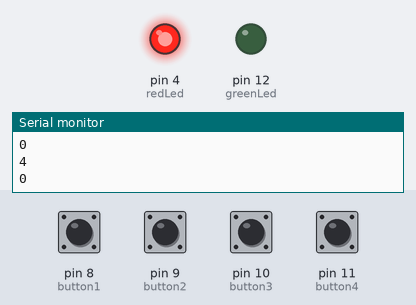
Simulated run of this sketch. Board: Arduino Uno, built with avr-gcc and run on an emulated ATmega328P. Shown: output pins drawn as LEDs (lit = HIGH), the last lines printed to the serial monitor. Dashed ring = blinking. The inputs (shaded band) are chosen by the test bench; at power-on: pin 8 (button1), pin 9 (button2), pin 10 (button3), pin 11 (button4) LOW.

Above: at 2.1 s.
2.2 s: pin 8 (button1) pulled HIGH for 1 s
At 3.17 s:
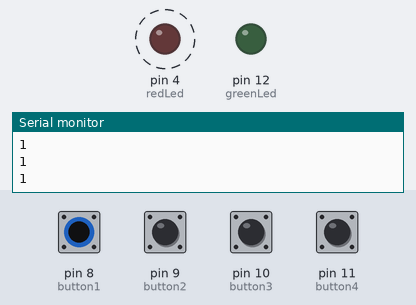
5.2 s: pin 9 (button2) pulled HIGH for 1 s
At 8.8 s:
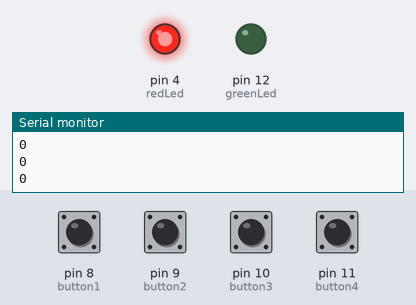
9.1 s: pin 10 (button3) pulled HIGH for 1 s
At 10.32 s:
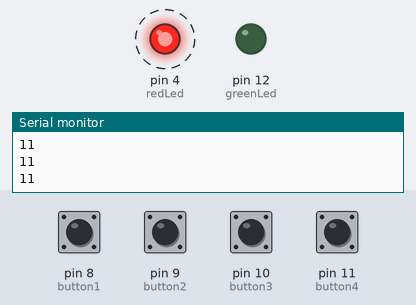
Timing chart, 0 to 13.2 s (numbered marks = the images above; inputs shaded):
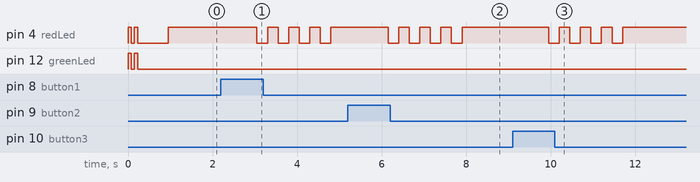

The sketch:

escape_room.ino
```cpp
/*
 *
 * four button arduino lock
 */

const int button1 = 8; //first button is on pin 8
const int button2 = 9; //second is on pin 9
const int button3 = 10; //third is pin 10
const int button4 = 11; //fourth is pin 11

const int redLed = 4; //red LED is on pin 4
const int greenLed = 12; //green LED is pin 12


int code[] = {1, 2, 3, 4}; //the desired code is entered in this array,
//separated by commas

int entered[4]; //create a new empty array for the code entered by

//the user (has 4 elements)
void setup() { //run once at sketch startup

  Serial.begin(9600); //begin Serial
  pinMode(button1, INPUT); //button 1 is an input
  pinMode(button2, INPUT); //button 2 is an input
  pinMode(button3, INPUT); //button 3 is an input
  pinMode(button4, INPUT); //button 4 is an input
  pinMode(redLed, OUTPUT); //the red LED is an output
  pinMode(greenLed, OUTPUT); // the green LED is an output

  setupLights(); //run the setupLights routine
  setupLights(); //run it again

  delay(650); //delay (only for effect, :P not needed)

  digitalWrite(redLed, HIGH); //turn the red LED on

  for (int i = 0; i < 4; i++) { //work through numbers 0-3
    Serial.println(code[i]); //print each digit of the code
    Serial.println(entered[i]); //print each element of the entered[]
    //array (this was for me to check that it
    //started at 0
  }
}


void loop() { //run repeatedly
  if (digitalRead(button1) == HIGH) { //if button1 is pressed
    checkEntered1(1); //call checkEntered and pass it a 1
    delay(250);//wait, needed for correct functioning, otherwise
    //buttons are deemed to be pressed more than once
  }
  else if (digitalRead(button2) == HIGH) { //if button2 is pressed
    checkEntered1(2); //call checkEntered1 and pass it a 2
    delay(250); //wait
  }
  else if (digitalRead(button3) == HIGH) { //if button3 is pressed
    checkEntered1(3); //call checkEntered1 and pass it a 3
    delay(250); //wait
  }
  else if (digitalRead(button4) == HIGH) {
    checkEntered1(4); //call checkEntered1 and pass it a 4
    delay(250); //wait
  }
}


void checkEntered1(int button ) { //check the first element of the entered[] array
  if (entered[0] != 0) { //if it is not a zero, i.e. it has already been inputted
    checkEntered2(button); //move on to checkEntered2, passing it "button"
  }

  else if (entered[0] == 0) { //if it is zero, i.e. if it hasn't been defined with a    button yet
    entered[0] = button; //set the first element as the button that has been    pressed
    Serial.print("1: "); Serial.println(entered[0]); //for debugging
  }

}


void checkEntered2(int button) { //check the second element of the entered[] array
  if (entered[1] != 0) { //if it is not a zero, i.e. it has already been inputted
    checkEntered3(button); //move on to checkEntered3, passing it "button"
  }

  else if (entered[1] == 0) { //if it is zero, i.e. if it hasn't been defined with a    button yet
    entered[1] = button; //set the second element as the button that has been    pressed
    Serial.print("2: "); Serial.println(entered[1]); //for debugging
  }

}


void checkEntered3(int button) { //check the third element of the entered[] array
  if (entered[2] != 0) { //if it is not a zero, i.e. it has already been inputted
    checkEntered4(button); //move on to checkEntered4, passing it "button"
  }

  else if (entered[2] == 0) { //if it is zero, i.e. if it hasn't been defined with    a button yet
    entered[2] = button; //set the third element as the button that has been    pressed
    Serial.print("3: "); Serial.println(entered[2]); //for debugging
  }

}


void checkEntered4(int button) { //check the fourth element of the entered[] array
  if (entered[3] == 0) { //if it is zero, i.e. if it hasn't been defined with a    button yet
    entered[3] = button; //set the final element as the button that has been    pressed
    Serial.print("4: "); Serial.println(entered[3]); //for debugging
    delay(100); //allow time for processing
    compareCode(); //call the compareCode function
  }
}


void compareCode() { //checks if the code entered is correct by comparing the  code[] array with the entered[] array
  for (int i = 0; i < 4; i++) { //these three lines are for debugging
    Serial.println(entered[i], BIN);
  }
  if ((entered[0] == code[0]) && (entered[1] == code[1]) && (entered[2] == code[2]) &&
      (entered[3] == code[3])) { //if all the elements of each array are equal
    digitalWrite(redLed, LOW); // turn the red LED off
    digitalWrite(greenLed, HIGH); //turn the green LED on
    delay(100); //wait for a bit
    digitalWrite(greenLed, LOW); //turn the green LED off
    delay(100); //wait for a bit
    digitalWrite(greenLed, HIGH); //turn the green LED on
    delay(100); //wait for a bit
    digitalWrite(greenLed, LOW); //turn the green LED off
    delay(100); //wait for a bit
    digitalWrite(greenLed, HIGH); //turn the green LED on
    loop(); //return to loop() (not really necessary)
  }

  else { //if you (or the intruder) get the code wrong
    flash(); //call the flash function
    for (int i = 0; i < 4; i++) { //this next loop is for debugging
      entered[i] = 0;
      Serial.println(entered[i]);
    }
  }
}

// blink the red lights
void flash() {
  digitalWrite(redLed, LOW);
  delay(250);
  digitalWrite(redLed, HIGH);
  delay(250);
  digitalWrite(redLed, LOW);
  delay(250);
  digitalWrite(redLed, HIGH);
  delay(250);
  digitalWrite(redLed, LOW);
  delay(250);
  digitalWrite(redLed, HIGH);
  delay(250);
  digitalWrite(redLed, LOW);
  delay(250);
  digitalWrite(redLed, HIGH);
  delay(250);
}


void setupLights() { // a funky display run at reset
  digitalWrite(redLed, HIGH); //turn both
  digitalWrite(greenLed, HIGH); //LEDs on
  delay(75); //wait
  digitalWrite(redLed, LOW); //turn them
  digitalWrite(greenLed, LOW); //off again
  delay(75); //wait
}
```

Measured:
- after the input at 2.2 s, pin 4 (redLed): alternates HIGH for 0.25 s and LOW for 0.25 s, starting after 0.85 s
- after the input at 5.2 s, pin 4 (redLed): alternates HIGH for 0.25 s and LOW for 0.25 s, 8 changes in all, then stays HIGH, starting after 0.95 s
- after the input at 9.1 s, pin 4 (redLed): alternates HIGH for 0.25 s and LOW for 0.25 s, 8 changes in all, then stays HIGH, starting after 0.85 s
